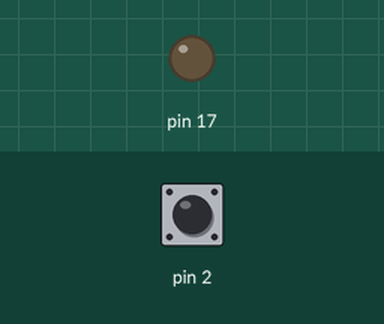
Simulated run of this sketch. Board: Arduino Uno, built with avr-gcc and run on an emulated ATmega328P. Parts: output pins drawn as LEDs (lit = HIGH). The inputs (shaded band) are chosen by the test bench; at power-on: pin 2 HIGH.

Above: at 1.2 s.
1.3 s: pin 2 pulled LOW for 0.15 s
At 2.2 s:
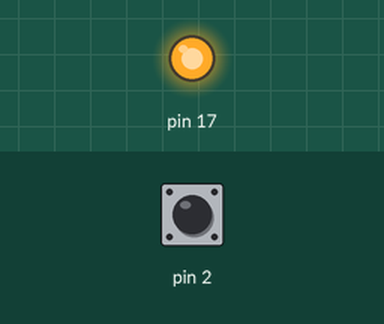
2.9 s: pin 2 pulled LOW for 1 s
At 3.4 s:
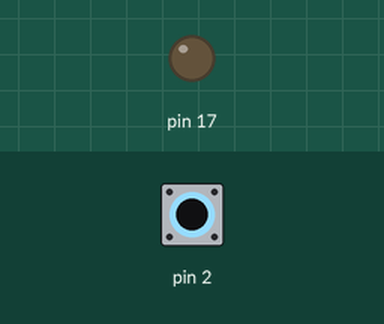
5.4 s: pin 2 pulled LOW for 3.2 s
At 6.5 s:
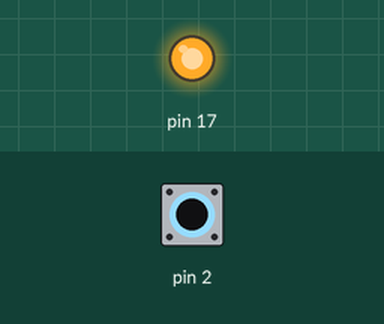
Timing chart, 0 to 8.4 s (numbered marks = the images above; inputs shaded):
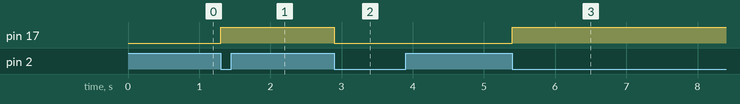

Measured:
- after the input at 1.3 s, pin 17: LOW → HIGH at once
- after the input at 2.9 s, pin 17: HIGH → LOW at once
- after the input at 5.4 s, pin 17: LOW → HIGH at once

The sketch:

20251111_int0_test.ino
```cpp
void setup() {
  bitSet(DDRC, PC3);
  bitClear(DDRD, PD2);
  bitSet(PORTD, PD2);
  bitClear(EICRA, ISC00);
  bitSet(EICRA, ISC01);
  bitSet(EIMSK, INT0);
  bitClear(PORTC, PC3);

}

void loop() {


}
ISR(INT0_vect){
  PORTC ^=(0x1 << PC3);
}
```
